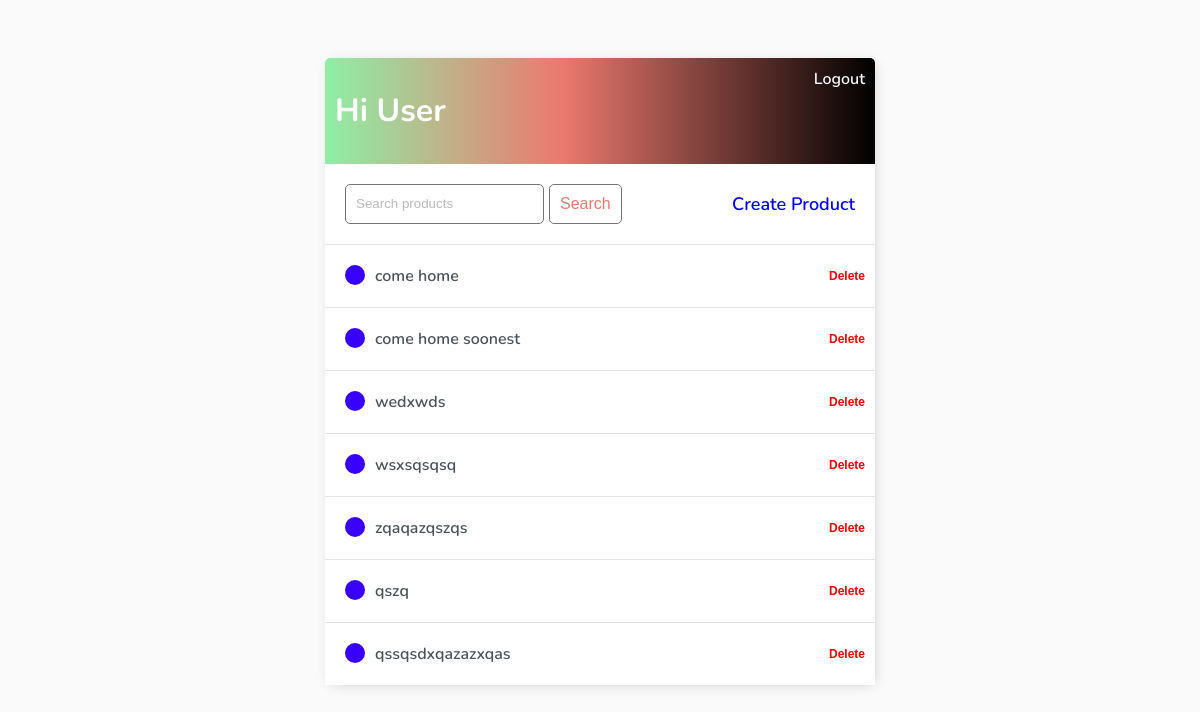
The page / (signed in) on the database as committed earlier.
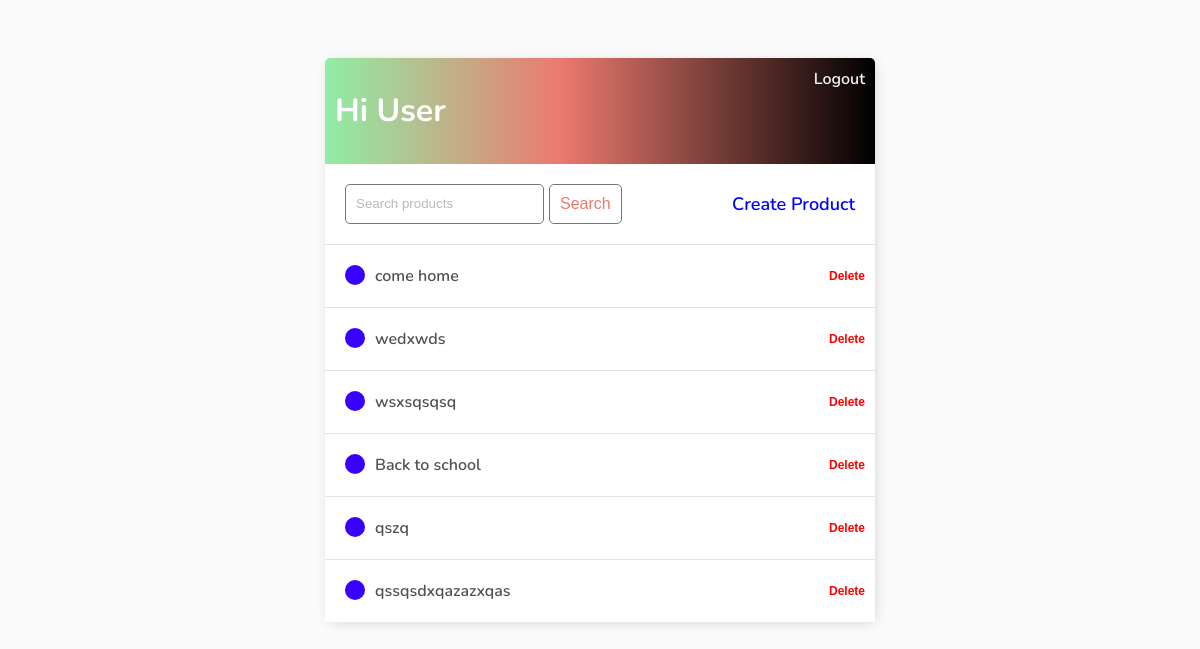
The same page on the database as committed later.
### todos/models.py (models this page shows)
class Task(models.Model):
    user = models.ForeignKey(User, on_delete=models.CASCADE, null=True, blank=True)
    title = models.CharField(max_length=200)
    details = models.TextField(max_length=1000, null=True, blank=True)
    created_at = models.DateTimeField(auto_now_add=True)
    updated_at = models.DateTimeField(auto_now=True)
    def __str__(self):
        return self.title

### todos/views.py (the view)
# urls.py: path('', TaskListView.as_view(), name="tasks"),
class TaskListView(LoginRequiredMixin, ListView):
    model = models.Task
    context_object_name = 'tasks'
    def get_context_data(self, **kwargs):
        context = super().get_context_data(**kwargs)
        context['tasks'] = context['tasks'].filter(user=self.request.user)
        search_input = self.request.GET.get('search-area') or ''
        if search_input:
            context['tasks'] = context['tasks'].filter(title__startswith = search_input)
        context['search_input'] = search_input
        return context

### todos/templates/todos/task_list.html (shortened to what this page needs)
{% extends 'todos/base.html' %} {% block content %}
    <div class="header-bar">
        <div>
            <h1>Hi {{request.user|title}}</h1>
        </div>
        {% if request.user.is_authenticated %}
            <a href="{% url 'logout' %}">Logout</a>
        {% else %}
            <a href="{% url 'login' %}">Login</a>
        {% endif %}
    </div>
    <div id="search-add-wrapper">
        <form method="GET" style="display: flex;">
            <input type='text' name='search-area' placeholder="Search products" value="{{search_input}}">
            <input class="button" style="margin-left: 5px;" type="submit" value='Search'>
        </form>
        {% if tasks|length > 0 %}
            <a style="color: blue; font-size: 18px; text-decoration: none;" href="{% url 'task-create' %}">Create Product</a>
        {% endif %}
    </div>
    <div id="tasklist" class="task-items-wrapper">
        {% for task in tasks %}
        <div class="task-wrapper">
            <div class="task-title">
                {% if task.completed %}
                    <div class="task-complete-icon"></div>
                    <i><s style="color: red;"><a href="{% url 'task' task.id %}">{{task}}</a></s></i>
                {% else %}
                    <div class="task-incomplete-icon"></div>
                    <a href="{% url 'task-update' task.id %}">{{task}}</a>
                {% endif %}
            </div>
        <div class="task-controls">
            <button class="btn btn-default"><a style="color: red; text-decoration: none;" href="{% url 'task-delete' task.id %}">Delete</a></button>
        </div>
    </div>
    {% empty %}
    <div style="text-align: center; padding-bottom: 10px; line-height: 1em;">
        <h3>You have no products created yet.</h3>
        <h3>Create a <a style="text-decoration: none; color: #e53935;" href="{% url 'task-create' %}">New Product</a> ! </h3>
    </div>
    {% endfor %}
</div>
{% endblock content %}

Rows that differ between the two databases and show on the page:
removed Task: title "come home soonest"
changed Task: title "zqaqazqszqs" → "Back to school"
